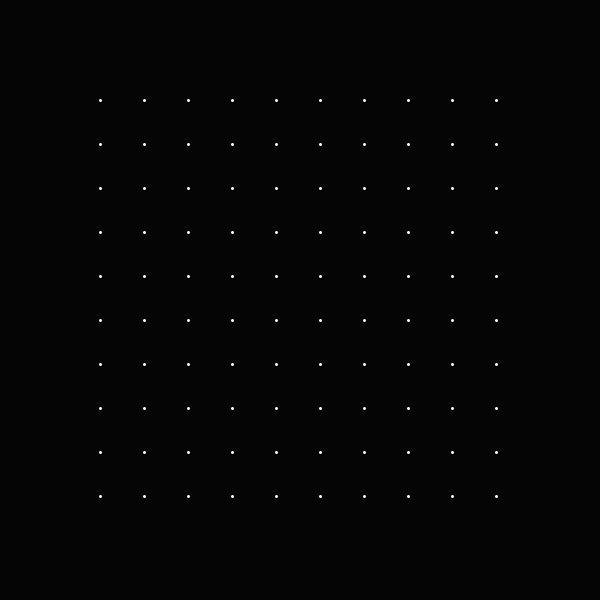
Frame 1 (no input)
Frame 60 (the mouse pressed at the canvas centre just before this capture): identical to frame 1, image omitted
Frame 120 (the mouse held since frame 60 and released just before this capture): identical to frame 1, image omitted

The Processing sketch that drew this single still picture (run headless with seeded random() and noise(); from frame 60 on, the mouse is pressed at the canvas centre):

// Processing sketch: array_2d_2
// ── array_2d_2.pde
int COLS_NUM = 10;
int ROWS_NUM = 10;

float[][] posx = new float[COLS_NUM][ROWS_NUM];
float[][] posy = new float[COLS_NUM][ROWS_NUM];

void setup() {
  size(600,600);
  
  float xStepAmount = (width-200)/(posx.length - 1);
  float yStepAmount = (height-200)/(posx[0].length - 1);
  
  for (int i = 0; i < posx.length; i++) {
    for (int j = 0; j < posx[0].length; j++) {
      posx[i][j] = 100 + i * xStepAmount;
      posy[i][j] = 100 + j * yStepAmount;
    }
  }

  strokeWeight(3);
  stroke(255);
}

void draw() {
  background(5);
  
  for (int i = 0; i < posx.length; i++) {
    for (int j = 0; j < posx[0].length; j++) {
      point(posx[i][j], posy[i][j]);
    }
  }
  
}
